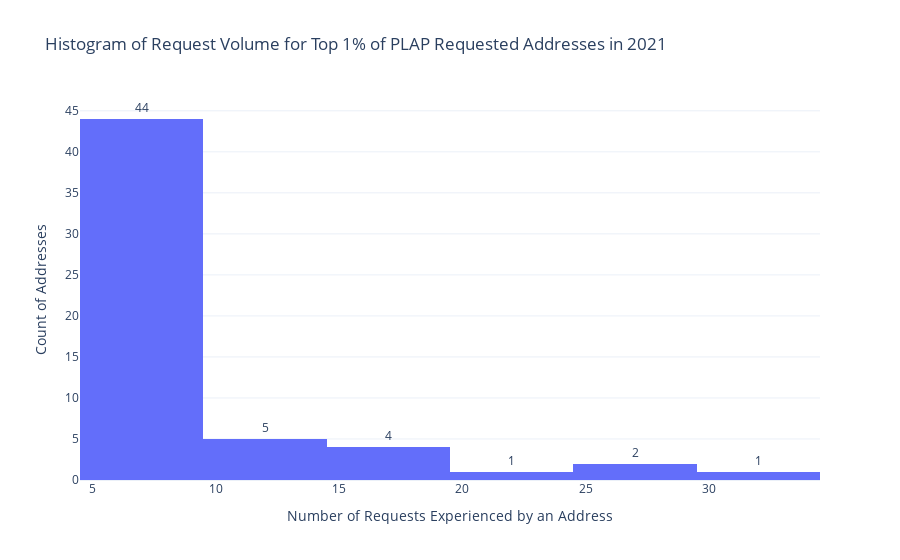

The notebook cell this image was saved under:
### Code cell
requests_sorted = pct_request_by_address.query(f"year == '2021'") \
    .sort_values(by = 'pct_requests', ascending = False)

requests_sorted['row_number'] = requests_sorted.reset_index().index

total_rows = len(requests_sorted)

requests_sorted['row_percentile'] = np.ceil(((requests_sorted['row_number'] + 1) / total_rows) * 100)

requests_sorted.query("row_percentile <= 10").describe()

fig = px.histogram(requests_sorted.query("row_percentile <= 1"), x = 'n', 
                   template='plotly_white',
                   labels={
                     "count": "Number of Addresses",
                     "n": "Number of Requests Experienced by an Address"                 
                   },
                title="Histogram of Request Volume for Top 1% of PLAP Requested Addresses in 2021",
                  text_auto=True)

fig.update_layout(yaxis_title="Count of Addresses")
fig.update_traces(textposition='outside')


fig.show()

### Figure 1 — Plotly figure (JSON) as saved in the notebook; plotly's stock layout.template omitted (floating-point values rounded to 4 significant figures)
{"data": [{"alignmentgroup": "True", "bingroup": "x", "hovertemplate": "Number of Requests Experienced by an Address=%{x}<br>count=%{y}<extra></extra>", "legendgroup": "", "marker": {"color": "#636efa", "pattern": {"shape": ""}}, "name": "", "offsetgroup": "", "orientation": "v", "showlegend": false, "textposition": "outside", "texttemplate": "%{value}", "type": "histogram", "x": [32, 27, 25, 20, 16, 15, 15, 15, 11, 11, 11, 10, 10, 9, 9, 9, 9, 9, 8, 8, 8, 8, 8, 8, 8, 8, 8, 8, 8, 8, 8, 7, 7, 7, 7, 7, 7, 7, 7, 7, 7, 7, 7, 7, 7, 7, 6, 6, 6, 6, 6, 6, 6, 6, 6, 6, 6], "xaxis": "x", "yaxis": "y"}], "layout": {"barmode": "relative", "legend": {"tracegroupgap": 0}, "title": {"text": "Histogram of Request Volume for Top 1% of PLAP Requested Addresses in 2021"}, "xaxis": {"anchor": "y", "domain": [0, 1], "title": {"text": "Number of Requests Experienced by an Address"}}, "yaxis": {"anchor": "x", "domain": [0, 1], "title": {"text": "Count of Addresses"}}}}
